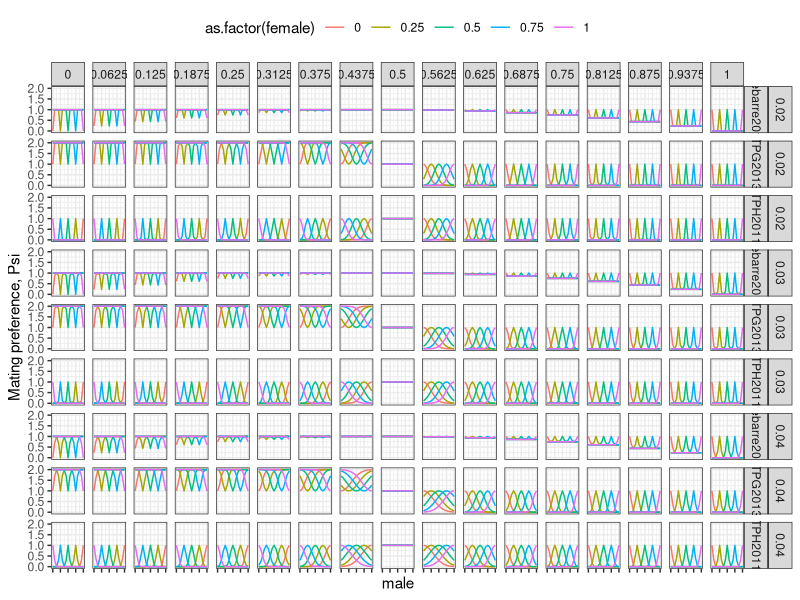

The R source for this figure:
#!/usr/bin/Rscript
library(tidyverse)

nrm_basic = function(male, female, choosiness, sigma=0.05) {
    exp(-(2 * choosiness - 1) ^ 2 * (female - male) ^ 2 / (2 * sigma ^ 2))
}

nrm_TPH2011 = function(male, female, choosiness, sigma=0.05) {
    ifelse(choosiness >= 0.5,
        nrm_basic(male, female, choosiness, sigma),
        nrm_basic(1 - male, female, choosiness, sigma)
    )
}

nrm_TPG2013 = function(male, female, choosiness, sigma=0.05) {
    ifelse(choosiness >= 0.5,
        nrm_basic(male, female, choosiness, sigma),
        2 - nrm_basic(male, female, choosiness, sigma)
    )
}

nrm_Debarre2012 = function(male, female, choosiness, sigma=0.05) {
    ifelse(choosiness >= 0.5,
        1 -(2 * choosiness - 1) ^ 2 * (1 - exp(-(female - male) ^ 2 / (2 * sigma ^ 2))),
        1 -(2 * choosiness - 1) ^ 2 * (    exp(-(female - male) ^ 2 / (2 * sigma ^ 2)))
    )
}

.tbl = expand.grid(
    male=seq(0, 1, length=17),
    female=seq(0, 1, length=5),
    choosiness=seq(0, 1, length=17),
    sigma=c(0.02, 0.03, 0.04)) %>%
    mutate(
        TPH2011=nrm_TPH2011(male, female, choosiness, sigma),
        TPG2013=nrm_TPG2013(male, female, choosiness, sigma),
        Debarre2012=nrm_Debarre2012(male, female, choosiness, sigma)) %>%
    gather(method, mating_prob, -male, -female, -choosiness, -sigma)

p = ggplot(.tbl, aes(male, mating_prob, group=female, colour=as.factor(female)))+
    geom_line()+
    facet_grid(sigma + method ~ choosiness)+
    theme_bw()+
    theme(legend.position='top')+
    theme(axis.text.x=element_blank())+
    labs(y='Mating preference, Psi')

ggsave('test_non_random_mating.png', p, width=12, height=8)
